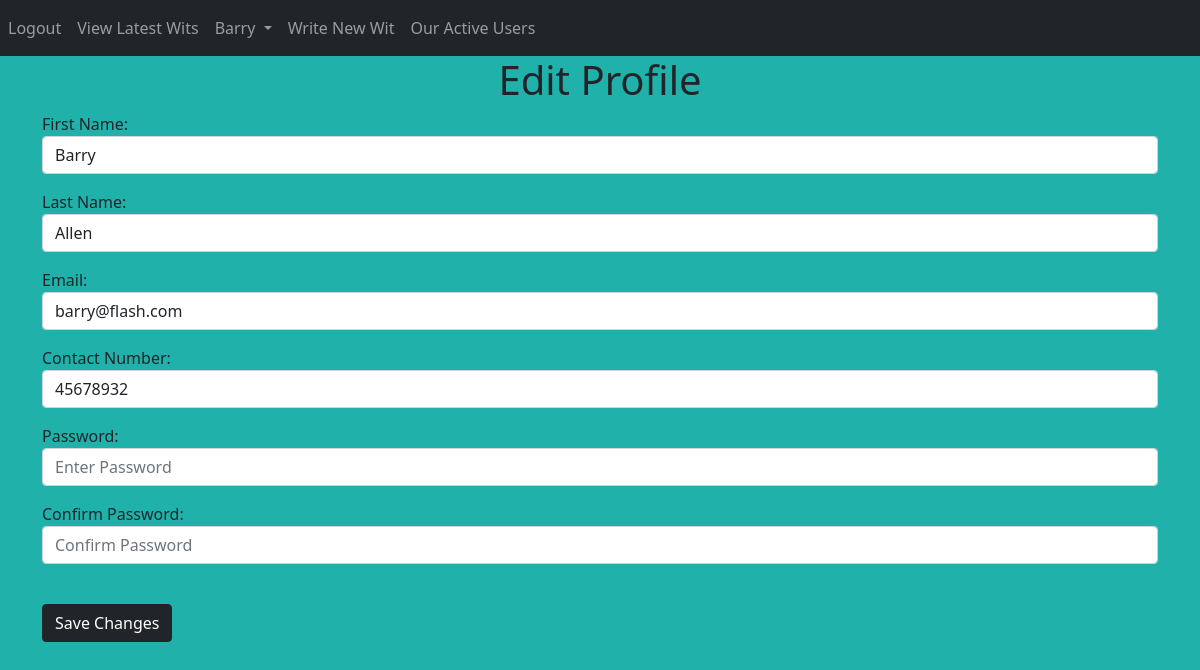
The app's page /editprofile (signed in) with its own data.
### Website/models.py (models this page shows)
class User(db.Model,UserMixin):
    id=db.Column(db.Integer,primary_key=True)
    email=db.Column(db.String(100),unique=True)
    phoneNumber=db.Column(db.String(10),unique=True)
    password=db.Column(db.String(100))
    firstName=db.Column(db.String(100))
    lastName=db.Column(db.String(100))
    blogs=db.relationship('Blog')

### Website/auth.py (the view, shortened to what this page needs)
@auth.route("/editprofile",methods=['GET','POST'])
@login_required
def editProfile():
      userLoggedIn=current_user
      return render_template("editprofile.html",user=current_user)

### Website/__init__.py (called while the page is built)
def createApp():
    app=Flask(__name__)
    app.config['SECRET_KEY']='adflsbvgaj'
    app.config['SQLALCHEMY_DATABASE_URI']=f'sqlite:///{DB_NAME}'
    db.init_app(app)
    from .views import views
    from .auth import auth
    app.register_blueprint(views,url_prefix='/')
    app.register_blueprint(auth,url_prefix='/')
    from .models import User,Blog
    createDB(app)
    login_manager=LoginManager()
    login_manager.login_view='views.welcome'
    login_manager.init_app(app)
    @login_manager.user_loader
    def loadUser(id):
         return User.query.get(int(id))
    return app

### Website/templates/editprofile.html (shortened to what this page needs)
{% extends "base.html" %}
{% block content %}
<form method="POST">
    <h1 align="center">Edit Profile</h1>
    <div class="form-group">
        <label for="firstName">First Name:</label>
        <p><input id="firstName" class="form-control" type="text" value={{user.firstName}} name="firstName"/></p>
    </div>
    <div class="form-group">
        <label for="lastName">Last Name:</label>
        <p><input id="lastName" type="text" class="form-control" value={{user.lastName}} name="lastName"/></p>
    </div>
    <div class="form-group">
        <label for="email">Email:</label>
        <p><input id="email" type="email" class="form-control" value={{user.email}}  name="email"/></p>
    </div>
    <div class="form-group">
        <label for="phoneNumber">Contact Number:</label>
        <p><input id="phoneNumber" type="text" class="form-control" value={{user.phoneNumber}} name="phoneNumber"/></p>
    </div>
    <div class="form-group">
        <label for="password">Password:</label>
        <p><input id="password1" type="password" class="form-control" placeholder="Enter Password" name="password1"/></p>
    </div>
    <div class="form-group">
        <label for="confirmPassword">Confirm Password:</label>
        <p><input id="confirmPassword" type="password" class="form-control" placeholder="Confirm Password" name="confirmPassword"/></p>
    </div>
    <br/>
    <button type="submit" class="btn btn-dark">Save Changes</button>
    </form>
{%endblock%}

### Website/templates/base.html (shortened to what this page needs)
<!DOCTYPE html>
<html>
<head>
    <link href="https://cdn.jsdelivr.net/npm/bootstrap@5.0.1/dist/css/bootstrap.min.css" rel="stylesheet">
</head>
<body style="background-color: lightseagreen;">
    <nav class="navbar navbar-expand-lg navbar-dark bg-dark">
          <div class="collapse navbar-collapse" id="navbar">
            <ul class="navbar-nav me-auto mb-2 mb-lg-0">
              <li class="nav-item">
                {% if user.is_authenticated%}
                <a class="nav-item nav-link" id="logout" href="/logout">Logout</a>
              </li>
              <li>
                <a class="nav-item nav-link" id="home" href="/">View Latest Wits</a>
              </li>
              <li class="nav-item dropdown">
                <a class="nav-link dropdown-toggle" href="#" id="navbarDropdown" role="button" data-bs-toggle="dropdown" aria-expanded="false">
                  {{user.firstName}}
                </a>
                <li>
                <a class="nav-item nav-link" id="viewblogs" href="/writeBlog">Write New Wit</a>
                </li>
                <li>
                  <a class="nav-item nav-link" id="viewblogs" href="/bloggers">Our Active Users</a>
                </li>
              </li>
        {%endif%}
      </nav>
      <div class="container">
          {%block content%}
          {%endblock%}
      </div>
</body>
</html>

### Website/templates/base.html (style rules this page uses)
a { text-decoration: none; }

### records on screen
User: firstName "Barry", lastName "Allen", email "barry@flash.com", phoneNumber "45678932"
